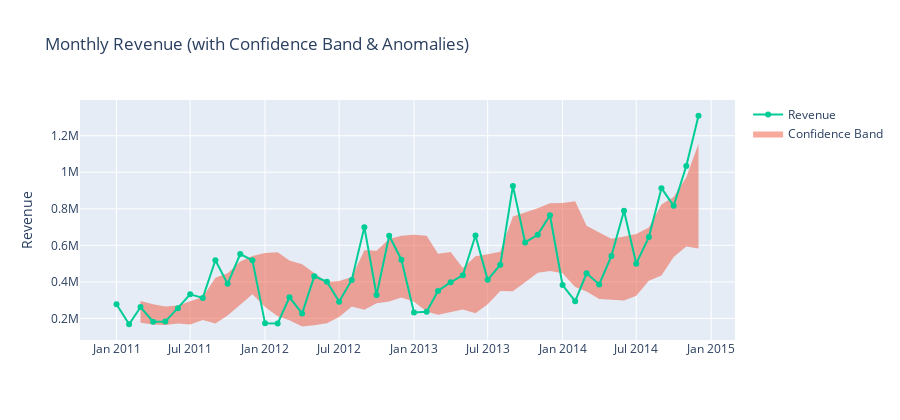

Notebook source saved alongside this figure:
### Code cell
fig_trend = go.Figure()

# band
fig_trend.add_traces([
    go.Scatter(
        x=monthly["date"], y=monthly["band_high"], line=dict(width=0), hoverinfo="skip",
        showlegend=False, name="Upper Band"
    ),
    go.Scatter(
        x=monthly["date"], y=monthly["band_low"], line=dict(width=0), fill="tonexty",
        hoverinfo="skip", name="Confidence Band", opacity=0.2
    )
])

# actual
fig_trend.add_trace(go.Scatter(
    x=monthly["date"], y=monthly["revenue"], mode="lines+markers",
    name="Revenue", hovertemplate="%{x|%b %Y}<br>$%{y:,.0f}<extra></extra>"
))

# anomalies
anoms = monthly[monthly["anomaly"] & monthly["ma"].notna()]
if not anoms.empty:
    fig_trend.add_trace(go.Scatter(
        x=anoms["date"], y=anoms["revenue"], mode="markers",
        marker=dict(size=10, color="crimson", symbol="diamond"),
        name="Anomaly",
        hovertemplate="⚠ %{x|%b %Y}<br>$%{y:,.0f}<extra></extra>"
    ))

fig_trend.update_layout(
    title="Monthly Revenue (with Confidence Band & Anomalies)",
    yaxis_title="Revenue", xaxis_title=None, height=420
)
